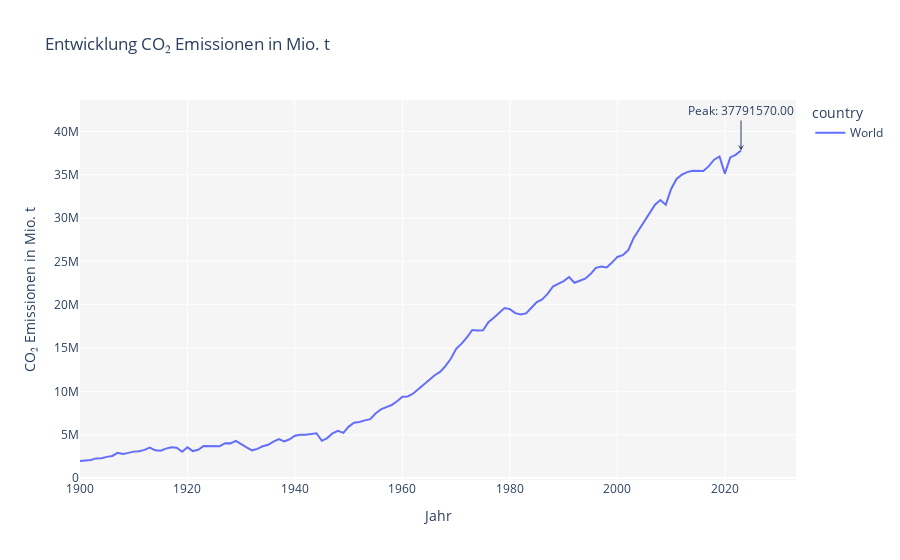

The code cell stored with this chart in its notebook:
### Code cell
# FRAGE 1:    Wie haben sich die CO2-Emissionen über den betrachteten Zeitraum weltweit verwändert?
peak_indices = df_world.groupby('country')['co2'].idxmax()
peak = df_world.loc[peak_indices]
fig_co2 = px.line(df_world, x='year', y='co2', color='country', title='Entwicklung CO₂ Emissionen in Mio. t')

for _, row in peak.iterrows():
    fig_co2.add_annotation(
        x=row['year'],
        y=row['co2'],
        text=f"Peak: {row['co2']:.2f}",
        showarrow=True,
        arrowhead=3,
        ax=0,
        ay=-40
    )
fig_co2.update_layout(xaxis_title='Jahr', yaxis_title='CO₂ Emissionen in Mio. t', plot_bgcolor='rgba(245,245,245,1)')
fig_co2.show()

fig_co2.write_image('CO2_emissions_over_timeWORLD.png')
